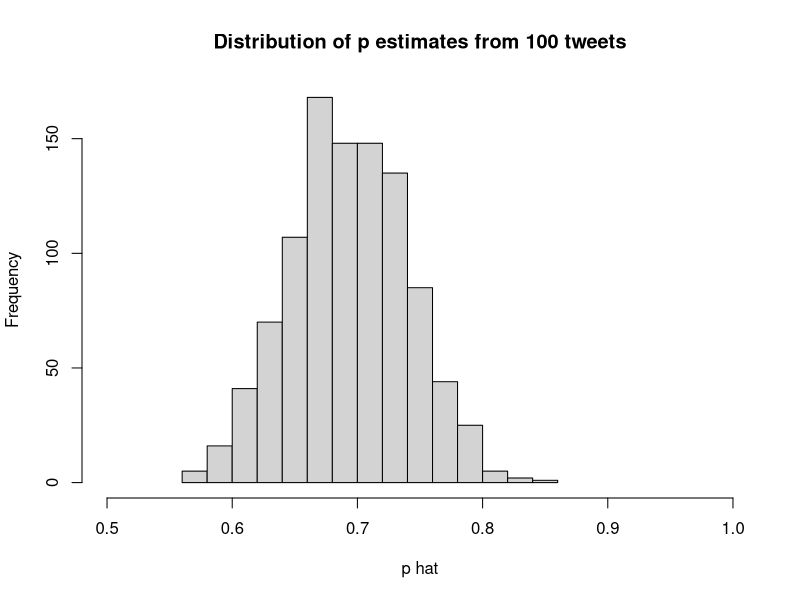
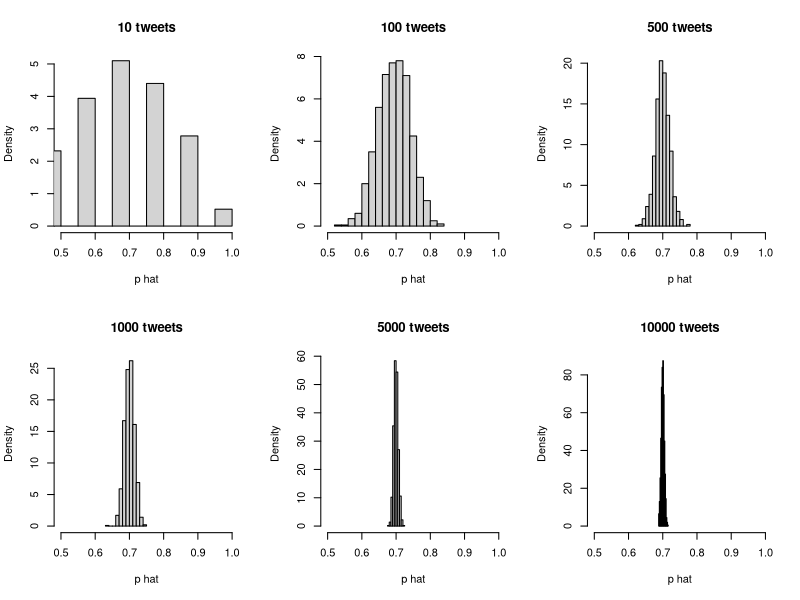
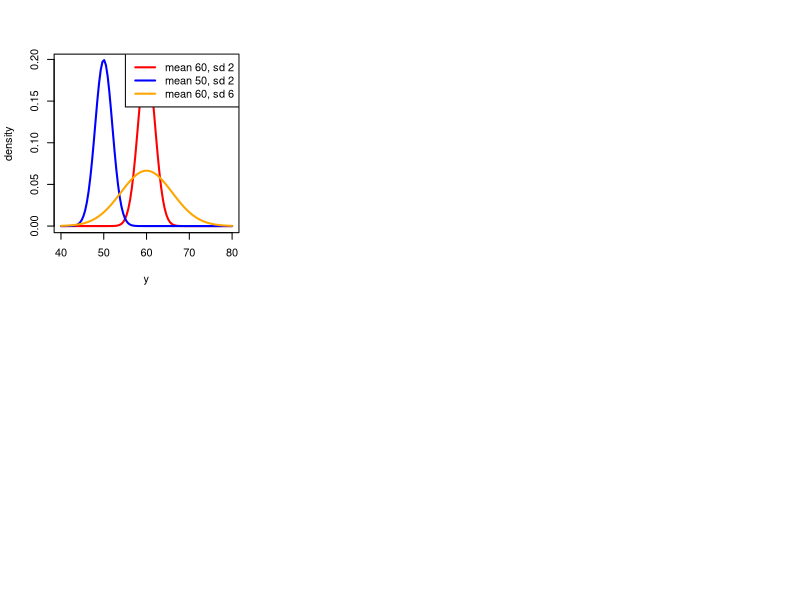
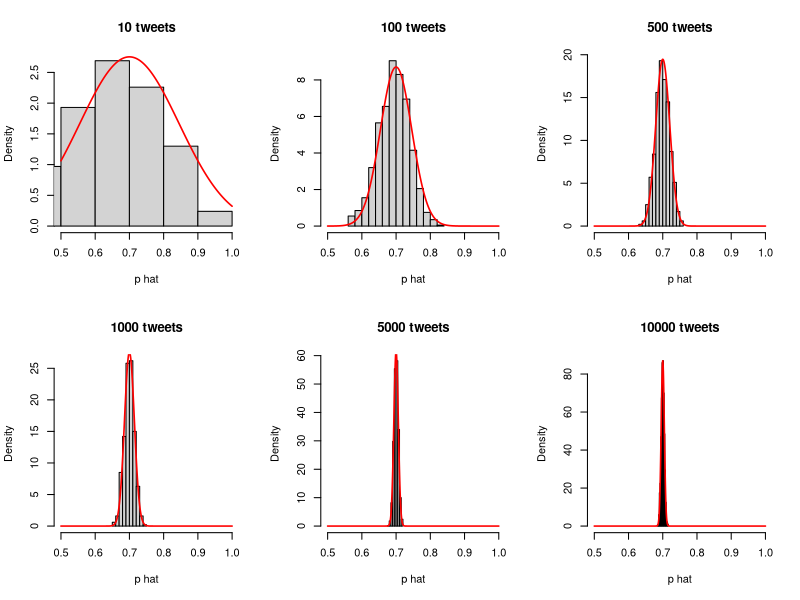

Generate these figures, in order, with R:
## ---- chunk 1
knitr::opts_chunk$set(echo = TRUE)
## ---- chunk 2
# proportion of spam in the the tweet population
# as given by the oracle of TWEET
p <- 0.7

# let's sample 100 tweets
# this function chooses between values in a vector (0 and 1)
# with probability given by vector prob
# we need 100 samples from this vector with replacement
# since there are fewer items in the vector than the size
# of the sample we are making
x <- sample(c(0,1), size=100, replace=TRUE, prob=c(1-p,p))

# and the proportion that are spam (using the sample mean)
phat <- mean(x)

# if we had an oracle that let's us do this cheaply,
# we could replicate our experiment 1000 times
# (you don't in real life)

# first let's write a function that gets an estimate
# from a random sample
get_estimate <- function(n,p=0.7) mean(sample(c(0,1), size=n, replace=TRUE, prob=c(1-p,p)))
phats_100 <- replicate(1000, get_estimate(100))
hist(phats_100, xlab="p hat", xlim=c(0.5,1), main="Distribution of p estimates from 100 tweets")
## ---- chunk 3
par(mfrow=c(2,3))
# what if we sample 10 tweets
phats_10 <- replicate(1000, get_estimate(10))
hist(phats_10, main="10 tweets", xlab="p hat", xlim=c(.5,1), probability=TRUE)

# what if we sample 100 tweets
phats_100 <- replicate(1000, get_estimate(100))
hist(phats_100, main="100 tweets", xlab="p hat", xlim=c(.5,1), probability=TRUE)

# what if we sample 500 tweets
phats_500 <- replicate(1000, get_estimate(500))
hist(phats_500, main="500 tweets", xlab="p hat", xlim=c(.5,1), probability=TRUE)

# what about 1000 tweets
phats_1000 <- replicate(1000, get_estimate(1000))
hist(phats_1000, main="1000 tweets", xlab="p hat", xlim=c(.5,1), probability=TRUE)

# what about 5000 tweets
phats_5000 <- replicate(1000, get_estimate(5000))
hist(phats_5000, main="5000 tweets", xlab="p hat", xlim=c(.5,1), probability=TRUE)

# what about 10000 tweets
phats_10000 <- replicate(1000, get_estimate(10000))
hist(phats_10000, main="10000 tweets", xlab="p hat", xlim=c(.5,1), probability=TRUE)
## ---- chunk 4
# 100 equally spaced values between 40 and 80
yrange <- seq(40, 80, len=100)

# values of the normal density function
density_values_1 <- dnorm(yrange, mean=60, sd=2)
density_values_2 <- dnorm(yrange, mean=50, sd=2)
density_values_3 <- dnorm(yrange, mean=60, sd=6)

# now plot the function
plot(yrange, density_values_1, type="l", col="red", lwd=2, xlab="y", ylab="density")
lines(yrange, density_values_2, col="blue", lwd=2)
lines(yrange, density_values_3, col="orange", lwd=2)
legend("topright", legend=c("mean 60, sd 2", "mean 50, sd 2", "mean 60, sd 6"), col=c("red","blue","orange"), lwd=2)
## ---- chunk 5
# we can calculate standard error for each of the
# settings we saw previously and compare these replications
# to the normal distribution given by the CLT

# let's write a function that adds a normal density
# plot for a given sample size
draw_normal_density <- function(n) {
  se <- sqrt(p*(1-p))/sqrt(n)
  f <- dnorm(seq(0.5,1,len=1000), mean=p, sd=se)
  lines(seq(0.5,1,len=1000), f, col="red", lwd=1.6)
}

par(mfrow=c(2,3))
# what if we sample 10 tweets
phats_10 <- replicate(1000, get_estimate(10))
hist(phats_10, main="10 tweets", xlab="p hat", xlim=c(.5,1), probability=TRUE)
draw_normal_density(10)

# what if we sample 100 tweets
phats_100 <- replicate(1000, get_estimate(100))
hist(phats_100, main="100 tweets", xlab="p hat", xlim=c(.5,1), probability=TRUE)
draw_normal_density(100)

# what if we sample 500 tweets
phats_500 <- replicate(1000, get_estimate(500))
hist(phats_500, main="500 tweets", xlab="p hat", xlim=c(.5,1), probability=TRUE)
draw_normal_density(500)

# what about 1000 tweets
phats_1000 <- replicate(1000, get_estimate(1000))
hist(phats_1000, main="1000 tweets", xlab="p hat", xlim=c(.5,1), probability=TRUE)
draw_normal_density(1000)

# what about 5000 tweets
phats_5000 <- replicate(1000, get_estimate(5000))
hist(phats_5000, main="5000 tweets", xlab="p hat", xlim=c(.5,1), probability=TRUE)
draw_normal_density(5000)

# what about 10000 tweets
phats_10000 <- replicate(1000, get_estimate(10000))
hist(phats_10000, main="10000 tweets", xlab="p hat", xlim=c(.5,1), probability=TRUE)
draw_normal_density(10000)

## ---- chunk 6
library(dplyr)

set.seed(1)
# let's construct confidence intervals for samples of size n=10,100,500,1000,10000
tab <- data.frame(sample_size=c(10,100,500,1000,10000)) %>%
  mutate(phat = sapply(sample_size,get_estimate)) %>%
  mutate(se = sqrt(phat*(1-phat)) / sqrt(sample_size)) %>%
  mutate(lower = phat + qnorm(.05/2, sd=se)) %>%
  mutate(upper = phat + -qnorm(.05/2, sd=se))

knitr::kable(tab)
## ---- chunk 7
tab <- tab %>%
  mutate(p_value = 1-pnorm(abs(phat), mean=.5, sd=se))
knitr::kable(tab)
